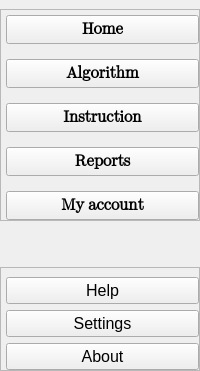
        <widget class="QWidget" name="left_menu" native="true">
         <property name="sizePolicy">
          <sizepolicy hsizetype="Expanding" vsizetype="Expanding">
           <horstretch>0</horstretch>
           <verstretch>0</verstretch>
          </sizepolicy>
         </property>
         <property name="minimumSize">
          <size>
           <width>50</width>
           <height>0</height>
          </size>
         </property>
         <property name="maximumSize">
          <size>
           <width>200</width>
           <height>16777215</height>
          </size>
         </property>
         <layout class="QVBoxLayout" name="verticalLayout_3">
          <property name="spacing">
           <number>0</number>
          </property>
          <property name="leftMargin">
           <number>0</number>
          </property>
          <property name="topMargin">
           <number>0</number>
          </property>
          <property name="rightMargin">
           <number>0</number>
          </property>
          <property name="bottomMargin">
           <number>0</number>
          </property>
          <item>
           <widget class="QWidget" name="widget_2" native="true">
            <property name="font">
             <font>
              <pointsize>12</pointsize>
             </font>
            </property>
            <layout class="QVBoxLayout" name="verticalLayout_4">
             <property name="leftMargin">
              <number>0</number>
             </property>
             <property name="rightMargin">
              <number>0</number>
             </property>
             <property name="bottomMargin">
              <number>0</number>
             </property>
             <item>
              <widget class="QFrame" name="frame_3">
               <property name="font">
                <font>
                 <pointsize>11</pointsize>
                 <bold>false</bold>
                </font>
               </property>
               <property name="frameShape">
                <enum>QFrame::Shape::StyledPanel</enum>
               </property>
               <property name="frameShadow">
                <enum>QFrame::Shadow::Raised</enum>
               </property>
               <layout class="QVBoxLayout" name="verticalLayout_5">
                <property name="spacing">
                 <number>15</number>
                </property>
                <property name="leftMargin">
                 <number>5</number>
                </property>
                <property name="topMargin">
                 <number>5</number>
                </property>
                <property name="rightMargin">
                 <number>0</number>
                </property>
                <property name="bottomMargin">
                 <number>0</number>
                </property>
                <item>
                 <widget class="QPushButton" name="home_btn">
                  <property name="font">
                   <font>
                    <family>Segoe UI Emoji</family>
                    <pointsize>12</pointsize>
                    <bold>true</bold>
                   </font>
                  </property>
                  <property name="cursor">
                   <cursorShape>PointingHandCursor</cursorShape>
                  </property>
                  <property name="text">
                   <string>Home</string>
                  </property>
                  <property name="icon">
                   <iconset theme="QIcon::ThemeIcon::AddressBookNew"/>
                  </property>
                 </widget>
                </item>
                <item>
                 <widget class="QPushButton" name="algorithm_btn">
                  <property name="font">
                   <font>
                    <family>Segoe UI Emoji</family>
                    <pointsize>12</pointsize>
                    <bold>true</bold>
                   </font>
                  </property>
                  <property name="cursor">
                   <cursorShape>PointingHandCursor</cursorShape>
                  </property>
                  <property name="mouseTracking">
                   <bool>true</bool>
                  </property>
                  <property name="text">
                   <string>Algorithm</string>
                  </property>
                  <property name="icon">
                   <iconset theme="QIcon::ThemeIcon::AddressBookNew"/>
                  </property>
                 </widget>
                </item>
                <item>
                 <widget class="QPushButton" name="instruction_btn">
                  <property name="font">
                   <font>
                    <family>Segoe UI Emoji</family>
                    <pointsize>12</pointsize>
                    <bold>true</bold>
                   </font>
                  </property>
                  <property name="cursor">
                   <cursorShape>PointingHandCursor</cursorShape>
                  </property>
                  <property name="text">
                   <string>Instruction</string>
                  </property>
                  <property name="icon">
                   <iconset theme="QIcon::ThemeIcon::AddressBookNew"/>
                  </property>
                 </widget>
                </item>
                <item>
                 <widget class="QPushButton" name="reports_btn">
                  <property name="font">
                   <font>
                    <family>Segoe UI Emoji</family>
                    <pointsize>12</pointsize>
                    <bold>true</bold>
                   </font>
                  </property>
                  <property name="cursor">
                   <cursorShape>PointingHandCursor</cursorShape>
                  </property>
                  <property name="text">
                   <string>Reports</string>
                  </property>
                  <property name="icon">
                   <iconset theme="QIcon::ThemeIcon::AddressBookNew"/>
                  </property>
                 </widget>
                </item>
                <item>
                 <widget class="QPushButton" name="account_btn">
                  <property name="enabled">
                   <bool>true</bool>
                  </property>
                  <property name="font">
                   <font>
                    <family>Segoe UI Emoji</family>
                    <pointsize>12</pointsize>
                    <bold>true</bold>
                   </font>
                  </property>
                  <property name="cursor">
                   <cursorShape>PointingHandCursor</cursorShape>
                  </property>
                  <property name="text">
                   <string>My account</string>
                  </property>
                  <property name="icon">
                   <iconset theme="QIcon::ThemeIcon::AddressBookNew"/>
                  </property>
                 </widget>
                </item>
               </layout>
              </widget>
             </item>
             <item>
              <spacer name="verticalSpacer">
               <property name="orientation">
                <enum>Qt::Orientation::Vertical</enum>
               </property>
               <property name="sizeHint" stdset="0">
                <size>
                 <width>20</width>
                 <height>40</height>
                </size>
               </property>
              </spacer>
             </item>
             <item>
              <widget class="QFrame" name="frame_4">
               <property name="frameShape">
                <enum>QFrame::Shape::StyledPanel</enum>
               </property>
               <property name="frameShadow">
                <enum>QFrame::Shadow::Raised</enum>
               </property>
               <layout class="QVBoxLayout" name="verticalLayout_6">
                <property name="spacing">
                 <number>6</number>
                </property>
                <property name="leftMargin">
                 <number>5</number>
                </property>
                <property name="rightMargin">
                 <number>0</number>
                </property>
                <property name="bottomMargin">
                 <number>0</number>
                </property>
                <item>
                 <widget class="QPushButton" name="help_btn">
                  <property name="font">
                   <font>
                    <pointsize>12</pointsize>
                   </font>
                  </property>
                  <property name="cursor">
                   <cursorShape>PointingHandCursor</cursorShape>
                  </property>
                  <property name="text">
                   <string>Help</string>
                  </property>
                  <property name="icon">
                   <iconset theme="QIcon::ThemeIcon::AddressBookNew"/>
                  </property>
                 </widget>
                </item>
                <item>
                 <widget class="QPushButton" name="settings_btn">
                  <property name="font">
                   <font>
                    <pointsize>12</pointsize>
                   </font>
                  </property>
                  <property name="cursor">
                   <cursorShape>PointingHandCursor</cursorShape>
                  </property>
                  <property name="text">
                   <string>Settings</string>
                  </property>
                  <property name="icon">
                   <iconset theme="QIcon::ThemeIcon::AddressBookNew"/>
                  </property>
                 </widget>
                </item>
                <item>
                 <widget class="QPushButton" name="about_btn">
                  <property name="font">
                   <font>
                    <pointsize>12</pointsize>
                   </font>
                  </property>
                  <property name="cursor">
                   <cursorShape>PointingHandCursor</cursorShape>
                  </property>
                  <property name="text">
                   <string>About</string>
                  </property>
                  <property name="icon">
                   <iconset theme="QIcon::ThemeIcon::AddressBookNew"/>
                  </property>
                 </widget>
                </item>
               </layout>
              </widget>
             </item>
            </layout>
           </widget>
          </item>
         </layout>
        </widget>
